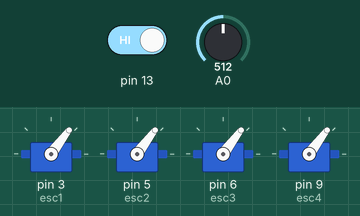
Recording of a sketch running on a simulated Arduino Uno, built with avr-gcc and run on an emulated ATmega328P. Shown: 4 × servo. The test bench sets the inputs (shaded band); at power-on: A0 = 512, pin 13 HIGH. What the sketch prints to the serial monitor is not drawn.

Above: at 2.2 s.
2.3 s: A0 set to 0
5.3 s: A0 set to 306
At 8.2 s:
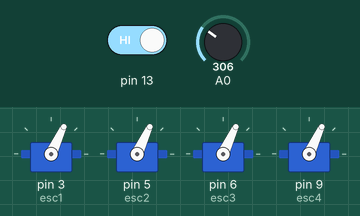
8.3 s: A0 set to 511
At 10.29 s:
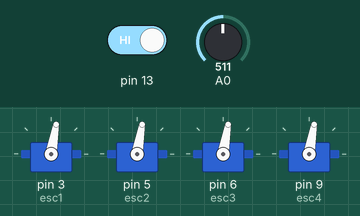
11.3 s: A0 set to 716
14.3 s: pin 13 driven LOW
At 14.3 s:
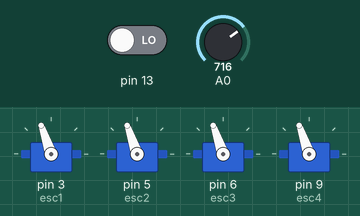
15.8 s: pin 13 driven HIGH
At 16.2 s:
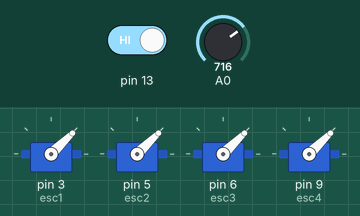
Timing chart, 0 to 18.3 s (numbered marks = the images above; inputs shaded):
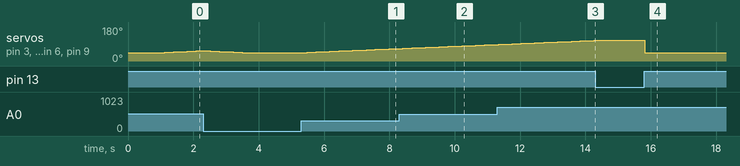

Measured:
- after the input at 5.3 s, servo on pin 3 (esc1), servo on pin 5 (esc2), servo on pin 6 (esc3), servo on pin 9 (esc4): moves from 44° to 66° over 2.9 s, starting at once
- after the input at 14.3 s, servo on pin 3 (esc1), servo on pin 5 (esc2), servo on pin 6 (esc3), servo on pin 9 (esc4): stays 109° (without the input it goes to 110° after 0.11 s)
- after the input at 15.8 s, servo on pin 3 (esc1), servo on pin 5 (esc2), servo on pin 6 (esc3), servo on pin 9 (esc4): 109° → 44° at once

The sketch:

sketch_apr30b_drone_0_3.ino
```cpp
#include <Servo.h>//ESCをコントロールするためのライブラリを追加
Servo esc1;
Servo esc2;
Servo esc3;
Servo esc4;
int m=0,n=1000,n1=1000;
int a=0;
int tm=0;
void setup()
{
  pinMode(A0, INPUT);        // A0ピンを入力に指定
  pinMode(13,INPUT);
  Serial.begin(9600);
  esc1.attach(3);
  esc1.writeMicroseconds(1000);
  esc2.attach(5);
  esc2.writeMicroseconds(1000);
  esc3.attach(6);
  esc3.writeMicroseconds(1000);
  esc4.attach(9);
  esc4.writeMicroseconds(1000);
  Serial.begin(9600);
  delay(1000);
}
void loop()
{
  tm++;
  if(digitalRead(13)==LOW){
    a++;
    if(a>=2){
      a=0;
    }
    while(digitalRead(13)==LOW){
      Serial.println(a);
      Serial.print(n1);     // vol_valに代入された値をPCへシリアルプリント
      Serial.print(n);     // vol_valに代入された値をPCへシリアルプリント]
      Serial.println();
    }
  }
  Serial.println(a);
  m = analogRead(A0);  // 変数vol_valにアナログ読み取りしたA0ピンの値を代入
  n=map(m,0,1023,1000,2000);
  if(n<=1100){
    n=1000;
  }
  Serial.print(n1);     // vol_valに代入された値をPCへシリアルプリント
  Serial.print(n);     // vol_valに代入された値をPCへシリアルプリント
  Serial.println();
  if(a==0){
    if(n1<n){
    n1++;
    }else if(n1==n){
      n1=n;
    }else if(n1>n){
      n1--;
    }
    esc1.writeMicroseconds(n1);
    esc2.writeMicroseconds(n1);
    esc3.writeMicroseconds(n1);
    esc4.writeMicroseconds(n1);
  }else{
    n1=1000;
    esc1.writeMicroseconds(1000);
    esc2.writeMicroseconds(1000);
    esc3.writeMicroseconds(1000);
    esc4.writeMicroseconds(1000);
  }
}
```
